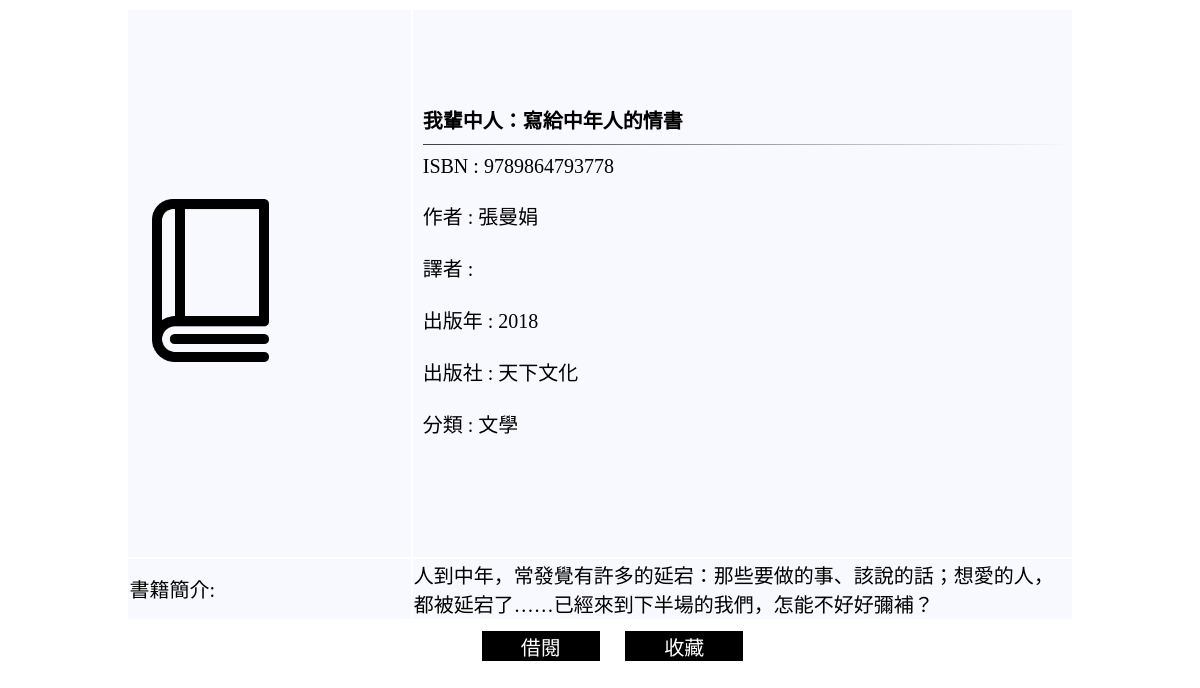
The page /detailpage.php?bid=9789864793778 on the database its author committed.
### tables this page shows
CREATE TABLE `book_t` (
  `BID` varchar(15) NOT NULL COMMENT '書籍ISBN',
  `BName` varchar(20) NOT NULL COMMENT '書籍名稱',
  `Quantity` int(2) NOT NULL COMMENT '數量',
  `Intro` varchar(100) NOT NULL COMMENT '書籍簡介',
  `PublishDate` year(4) NOT NULL COMMENT '出版日期',
  `AID` varchar(5) NOT NULL COMMENT '作者編號',
  `TID` varchar(4) DEFAULT NULL COMMENT '譯者編號',
  `PID` varchar(3) NOT NULL COMMENT '出版社編號',
  `CID` varchar(3) NOT NULL COMMENT '分類編號'
);

CREATE TABLE `author_t` (
  `AID` varchar(5) NOT NULL COMMENT '作者編號',
  `Aname` char(20) NOT NULL COMMENT '作者姓名'
);

CREATE TABLE `publisher_t` (
  `PID` varchar(3) NOT NULL COMMENT '出版社編號',
  `PName` char(20) NOT NULL COMMENT '出版社名稱'
);

CREATE TABLE `category_t` (
  `CID` varchar(3) NOT NULL COMMENT '分類編號',
  `Cname` varchar(5) NOT NULL COMMENT '分類名稱'
);

### detailpage.php (the view, shortened to what this page needs)
<?php
	$link = readDb();
 ?>
<!DOCTYPE html>
<html lang="en">
<head>
</head>
<body>
	<div style="width:auto;height:auto;overflow: auto;position:relative;" id="detailpage">
			<table>
					<tbody><tr><td class="thumbnail"><img src="images/book.png" style="width: 60%; height: 30%;"></td><td class="bookinfo"><ul>
						<?php
						$bid = $_GET["bid"];
						$sql = "SELECT BName,BID,Aname,(CASE WHEN book_t.TID IS NULL THEN Tname = NULL ELSE Tname END) AS Tname ,PublishDate,Pname,Cname,Intro FROM `book_t` JOIN `publisher_t`,`category_t`,`translator_t`,`author_t` WHERE book_t.CID = category_t.CID AND publisher_t.PID = book_t.PID AND ( book_t.TID IS NULL OR book_t.TID = translator_t.TID) and author_t.AID = book_t.AID
							and BID = '$bid'";
						$detail = @mysqli_query($link,$sql);
						$detailrs= @mysqli_fetch_row($detail);
						$info = array('','ISBN','作者','譯者','出版年','出版社','分類');
						echo "<span><b>".$detailrs[0]."</b><span><hr>";
						for($i = 1;$i<7;$i++){
							echo "<li>$info[$i] : ".$detailrs[$i]."</li><br>";
						}
						 ?>
				</ul></td></tr>
			<tr>
				<td >書籍簡介:</td>
					<td id="intro">
					<?php
						echo $detailrs[7];
					 ?>
					</td>
			</tr>
			</tbody>
			</table>
			<div>
				<form target="_parent" action="submit.php?bid=<?php echo $bid ?>" method="POST">
				<div><input class="left" type="submit" name="borrow" value="借閱">
				</div>
				<div><input class="right" type="submit" name="fav" value="<?php if(isset($_COOKIE["fav"]))
				{echo "取消收藏";}else{echo "收藏";} ?>"></div>
				</form>
			</div>
	</div>
</body>
</html>

### detailpage.php (style rules this page uses)
body { font-family: Microsoft JhengHei,Comfortaa, cursive; }
table { width:80%; margin: auto; font-size: 20px; }
tbody { text-align: left; background-color: #F8F8FF; }
td { width : 30%; }
td.bookinfo { width: 70%; padding: 0px; padding-top: 0px; }
td.thumbnail { width: 30%; margin-right: 0px; vertical-align: middle; padding-bottom: 20%; padding-top: 20%; padding-right: 10px; }
ul { list-style-type:none; padding-left:10px; }
hr { border: 0; height: 1px; background-image: linear-gradient(to right, rgba(0,0,0,0.75), rgba(0,0,0,0)); }
input { border-style: none; background-color :black; color : white; width :10%; height: 30px; text-decoration: none; display: flex; text-align: center; font-size: 20px; margin: 0px auto; margin-top: 10px; padding-bottom: 10px; font-family: Microsoft JhengHei; }
input.left { align-self: left; float: left; margin-left: 40%; }
input.right { align-self: right; float: left; margin-left: 25px; }

### rows shown on the page
book_t: BName "我輩中人：寫給中年人的情書", BID "9789864793778", PublishDate "2018", Intro "人到中年，常發覺有許多的延宕：那些要做的事、該說的話；想愛的人，都被延宕了……已經來到下半場的我們，怎能不好好彌補？"
author_t: Aname "張曼娟"
publisher_t: PName "天下文化"
category_t: Cname "文學"

### other values the page prints
$info[$i] "ISBN"
$info[$i] "作者"
$info[$i] "譯者"
$info[$i] "出版年"
$info[$i] "出版社"
$info[$i] "分類"
